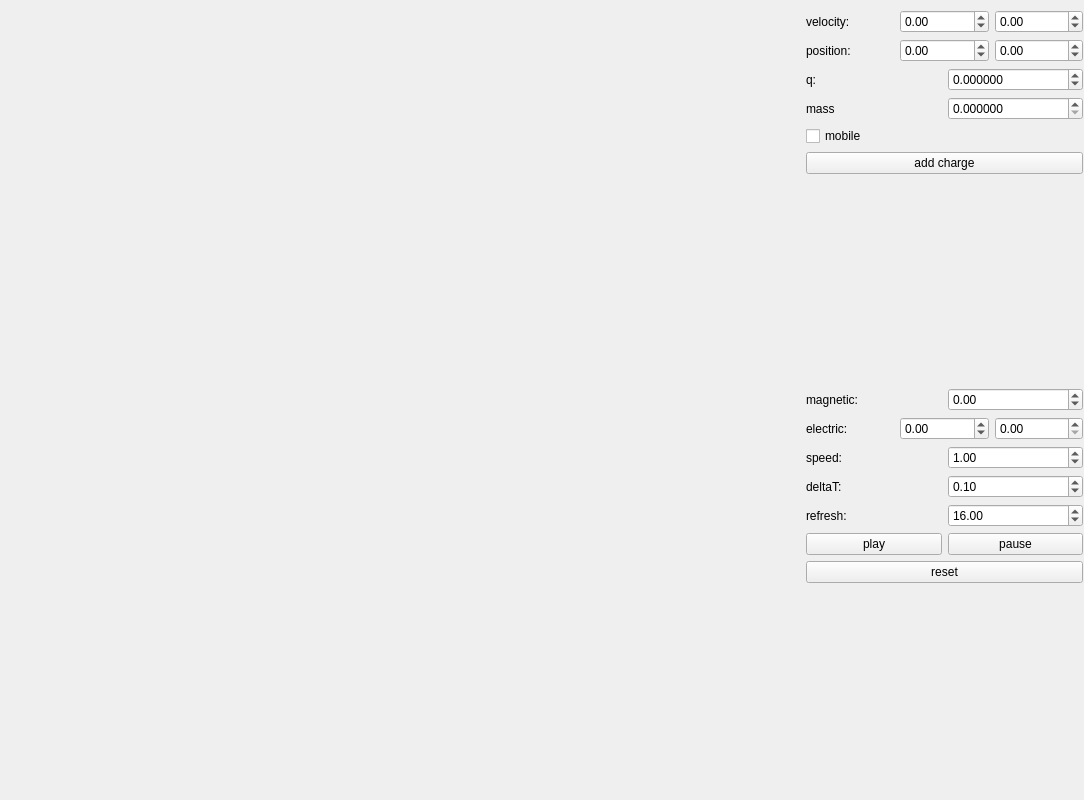
<?xml version="1.0" encoding="UTF-8"?>
<ui version="4.0">
 <class>Coulosim</class>
 <widget class="QMainWindow" name="Coulosim">
  <property name="geometry">
   <rect>
    <x>0</x>
    <y>0</y>
    <width>1084</width>
    <height>800</height>
   </rect>
  </property>
  <property name="windowTitle">
   <string>Window</string>
  </property>
  <widget class="QWidget" name="centralwidget">
   <widget class="RenderArea" name="renderArea" native="true">
    <property name="geometry">
     <rect>
      <x>0</x>
      <y>0</y>
      <width>800</width>
      <height>800</height>
     </rect>
    </property>
   </widget>
   <widget class="QWidget" name="layoutWidget">
    <property name="geometry">
     <rect>
      <x>806</x>
      <y>10</y>
      <width>277</width>
      <height>781</height>
     </rect>
    </property>
    <layout class="QGridLayout" name="gridLayout">
     <item row="5" column="0">
      <spacer name="verticalSpacer">
       <property name="orientation">
        <enum>Qt::Vertical</enum>
       </property>
       <property name="sizeHint" stdset="0">
        <size>
         <width>20</width>
         <height>40</height>
        </size>
       </property>
      </spacer>
     </item>
     <item row="0" column="0">
      <layout class="QVBoxLayout" name="verticalLayout">
       <item>
        <layout class="QHBoxLayout" name="horizontalLayout">
         <item>
          <widget class="QLabel" name="label_velocity">
           <property name="text">
            <string>velocity:</string>
           </property>
          </widget>
         </item>
         <item>
          <widget class="QDoubleSpinBox" name="doubleSpinBox_vx">
           <property name="minimum">
            <double>-400.000000000000000</double>
           </property>
           <property name="maximum">
            <double>400.000000000000000</double>
           </property>
          </widget>
         </item>
         <item>
          <widget class="QDoubleSpinBox" name="doubleSpinBox_vy">
           <property name="minimum">
            <double>-400.000000000000000</double>
           </property>
           <property name="maximum">
            <double>400.000000000000000</double>
           </property>
          </widget>
         </item>
        </layout>
       </item>
       <item>
        <layout class="QHBoxLayout" name="horizontalLayout_2">
         <item>
          <widget class="QLabel" name="label_position">
           <property name="text">
            <string>position:</string>
           </property>
          </widget>
         </item>
         <item>
          <widget class="QDoubleSpinBox" name="doubleSpinBox_px">
           <property name="minimum">
            <double>-400.000000000000000</double>
           </property>
           <property name="maximum">
            <double>400.000000000000000</double>
           </property>
          </widget>
         </item>
         <item>
          <widget class="QDoubleSpinBox" name="doubleSpinBox_py">
           <property name="minimum">
            <double>-400.000000000000000</double>
           </property>
           <property name="maximum">
            <double>400.000000000000000</double>
           </property>
          </widget>
         </item>
        </layout>
       </item>
       <item>
        <layout class="QHBoxLayout" name="horizontalLayout_3">
         <item>
          <widget class="QLabel" name="label_q">
           <property name="text">
            <string>q:</string>
           </property>
          </widget>
         </item>
         <item>
          <widget class="QDoubleSpinBox" name="doubleSpinBox_q">
           <property name="decimals">
            <number>6</number>
           </property>
           <property name="minimum">
            <double>-100.000000000000000</double>
           </property>
           <property name="maximum">
            <double>100.000000000000000</double>
           </property>
           <property name="singleStep">
            <double>0.100000000000000</double>
           </property>
           <property name="value">
            <double>0.000000000000000</double>
           </property>
          </widget>
         </item>
        </layout>
       </item>
       <item>
        <layout class="QHBoxLayout" name="horizontalLayout_6">
         <item>
          <widget class="QLabel" name="label_mass">
           <property name="text">
            <string>mass</string>
           </property>
          </widget>
         </item>
         <item>
          <widget class="QDoubleSpinBox" name="doubleSpinBox_mass">
           <property name="decimals">
            <number>6</number>
           </property>
           <property name="maximum">
            <double>100.000000000000000</double>
           </property>
          </widget>
         </item>
        </layout>
       </item>
       <item>
        <widget class="QCheckBox" name="checkBox_mobile">
         <property name="text">
          <string>mobile</string>
         </property>
        </widget>
       </item>
       <item>
        <widget class="QPushButton" name="btn_add_charge">
         <property name="text">
          <string>add charge</string>
         </property>
        </widget>
       </item>
      </layout>
     </item>
     <item row="4" column="0">
      <layout class="QVBoxLayout" name="verticalLayout_2">
       <item>
        <layout class="QHBoxLayout" name="horizontalLayout_8">
         <item>
          <widget class="QLabel" name="label_magnetic">
           <property name="text">
            <string>magnetic:</string>
           </property>
          </widget>
         </item>
         <item>
          <widget class="QDoubleSpinBox" name="doubleSpinBox_magnetic">
           <property name="minimum">
            <double>-100.000000000000000</double>
           </property>
           <property name="maximum">
            <double>100.000000000000000</double>
           </property>
          </widget>
         </item>
        </layout>
       </item>
       <item>
        <layout class="QHBoxLayout" name="horizontalLayout_7"/>
       </item>
       <item>
        <layout class="QHBoxLayout" name="horizontalLayout_9">
         <item>
          <widget class="QLabel" name="label_electric">
           <property name="text">
            <string>electric:</string>
           </property>
          </widget>
         </item>
         <item>
          <widget class="QDoubleSpinBox" name="doubleSpinBox_electric_x">
           <property name="minimum">
            <double>-100.000000000000000</double>
           </property>
           <property name="maximum">
            <double>100.000000000000000</double>
           </property>
          </widget>
         </item>
         <item>
          <widget class="QDoubleSpinBox" name="doubleSpinBox_electric_y"/>
         </item>
        </layout>
       </item>
       <item>
        <layout class="QHBoxLayout" name="horizontalLayout_4">
         <item>
          <widget class="QLabel" name="label_speed">
           <property name="text">
            <string>speed:</string>
           </property>
          </widget>
         </item>
         <item>
          <widget class="QDoubleSpinBox" name="doubleSpinBox_speed">
           <property name="maximum">
            <double>100.000000000000000</double>
           </property>
           <property name="value">
            <double>1.000000000000000</double>
           </property>
          </widget>
         </item>
        </layout>
       </item>
       <item>
        <layout class="QHBoxLayout" name="horizontalLayout_10">
         <item>
          <widget class="QLabel" name="label_deltaT">
           <property name="text">
            <string>deltaT:</string>
           </property>
          </widget>
         </item>
         <item>
          <widget class="QDoubleSpinBox" name="doubleSpinBox_deltaT">
           <property name="enabled">
            <bool>true</bool>
           </property>
           <property name="maximum">
            <double>100.000000000000000</double>
           </property>
           <property name="singleStep">
            <double>0.001000000000000</double>
           </property>
           <property name="value">
            <double>0.100000000000000</double>
           </property>
          </widget>
         </item>
        </layout>
       </item>
       <item>
        <layout class="QHBoxLayout" name="horizontalLayout_11">
         <item>
          <widget class="QLabel" name="label_refresh">
           <property name="text">
            <string>refresh:</string>
           </property>
          </widget>
         </item>
         <item>
          <widget class="QDoubleSpinBox" name="doubleSpinBox_refresh">
           <property name="enabled">
            <bool>true</bool>
           </property>
           <property name="maximum">
            <double>100.000000000000000</double>
           </property>
           <property name="value">
            <double>16.000000000000000</double>
           </property>
          </widget>
         </item>
        </layout>
       </item>
       <item>
        <layout class="QHBoxLayout" name="horizontalLayout_5">
         <item>
          <widget class="QPushButton" name="pushButton_play">
           <property name="text">
            <string>play</string>
           </property>
          </widget>
         </item>
         <item>
          <widget class="QPushButton" name="pushButton_pause">
           <property name="text">
            <string>pause</string>
           </property>
          </widget>
         </item>
        </layout>
       </item>
       <item>
        <widget class="QPushButton" name="pushButton_reset">
         <property name="text">
          <string>reset</string>
         </property>
        </widget>
       </item>
      </layout>
     </item>
     <item row="3" column="0">
      <spacer name="verticalSpacer_2">
       <property name="orientation">
        <enum>Qt::Vertical</enum>
       </property>
       <property name="sizeHint" stdset="0">
        <size>
         <width>20</width>
         <height>40</height>
        </size>
       </property>
      </spacer>
     </item>
    </layout>
   </widget>
  </widget>
 </widget>
 <customwidgets>
  <customwidget>
   <class>RenderArea</class>
   <extends>QWidget</extends>
   <header>renderarea.h</header>
   <container>1</container>
  </customwidget>
 </customwidgets>
 <resources/>
 <connections/>
</ui>
